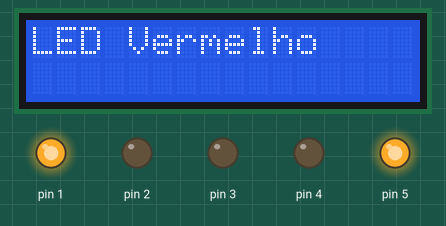
Recording of a sketch running on a simulated Arduino Uno, built with avr-gcc and run on an emulated ATmega328P. Parts: 16×2 character LCD, output pins drawn as LEDs (lit = HIGH).

Above: at 0.1 s.
At 2.1 s:
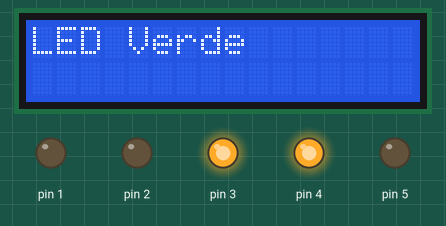
At 5.2 s:
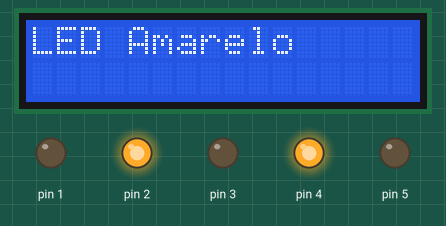
Timing chart, 0 to 39.1 s (numbered marks = the images above):
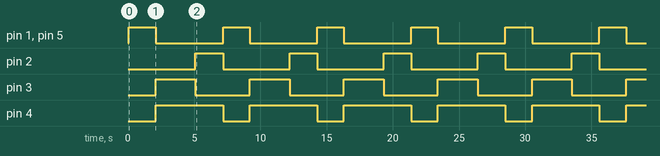

The sketch:

download1.ino
```cpp
// INCLUSÃO DE BIBLIOTECAS
#include <Wire.h>
#include <LiquidCrystal_I2C.h>

// DEFINIÇÕES
#define endereco  0x27 // Endereços comuns: 0x27, 0x3F
#define colunas   16
#define linhas    2

// INSTANCIANDO OBJETOS
LiquidCrystal_I2C lcd(endereco, colunas, linhas);

int counter;

void setup() {
  pinMode(1, OUTPUT);
  pinMode(2, OUTPUT);
  pinMode(3, OUTPUT);
  pinMode(4, OUTPUT);
  pinMode(5, OUTPUT);
}

void loop() {

  lcd.init();
  lcd.backlight();
  lcd.clear();
  lcd.clear();
  digitalWrite(1, HIGH);
  digitalWrite(2, LOW);
  digitalWrite(3, LOW);
  digitalWrite(4, LOW);
  digitalWrite(5, HIGH);

  lcd.print("LED Vermelho");
  lcd.setCursor(0, 1);
  delay(2000);

  digitalWrite(3, HIGH);
  digitalWrite(1, LOW);
  digitalWrite(4, HIGH);
  digitalWrite(5, LOW);

  lcd.clear();
  lcd.print("LED Verde");
  lcd.setCursor(0, 1);
  delay(3000);

  digitalWrite(3, LOW);
  digitalWrite(1, LOW);
  digitalWrite(5, LOW);

  lcd.clear();
  digitalWrite(2, HIGH);
  lcd.print("LED Amarelo");
  lcd.setCursor(0, 1);
  delay(2000);


}
```

Measured:
- by itself, pin 1, pin 5: alternates HIGH for 2.0 s and LOW for 5.1 s
- by itself, pin 2: alternates HIGH for 2.1 s and LOW for 5.0 s
- by itself, pin 3: alternates HIGH for 3.0 s and LOW for 4.1 s
- by itself, pin 4: alternates HIGH for 5.1 s and LOW for 2.0 s
- what the display in image 0 shows lasts 2.0 s, from 0.1 s to 2.1 s
- what the display in image 1 shows lasts 3.0 s, from 2.1 s to 5.1 s
